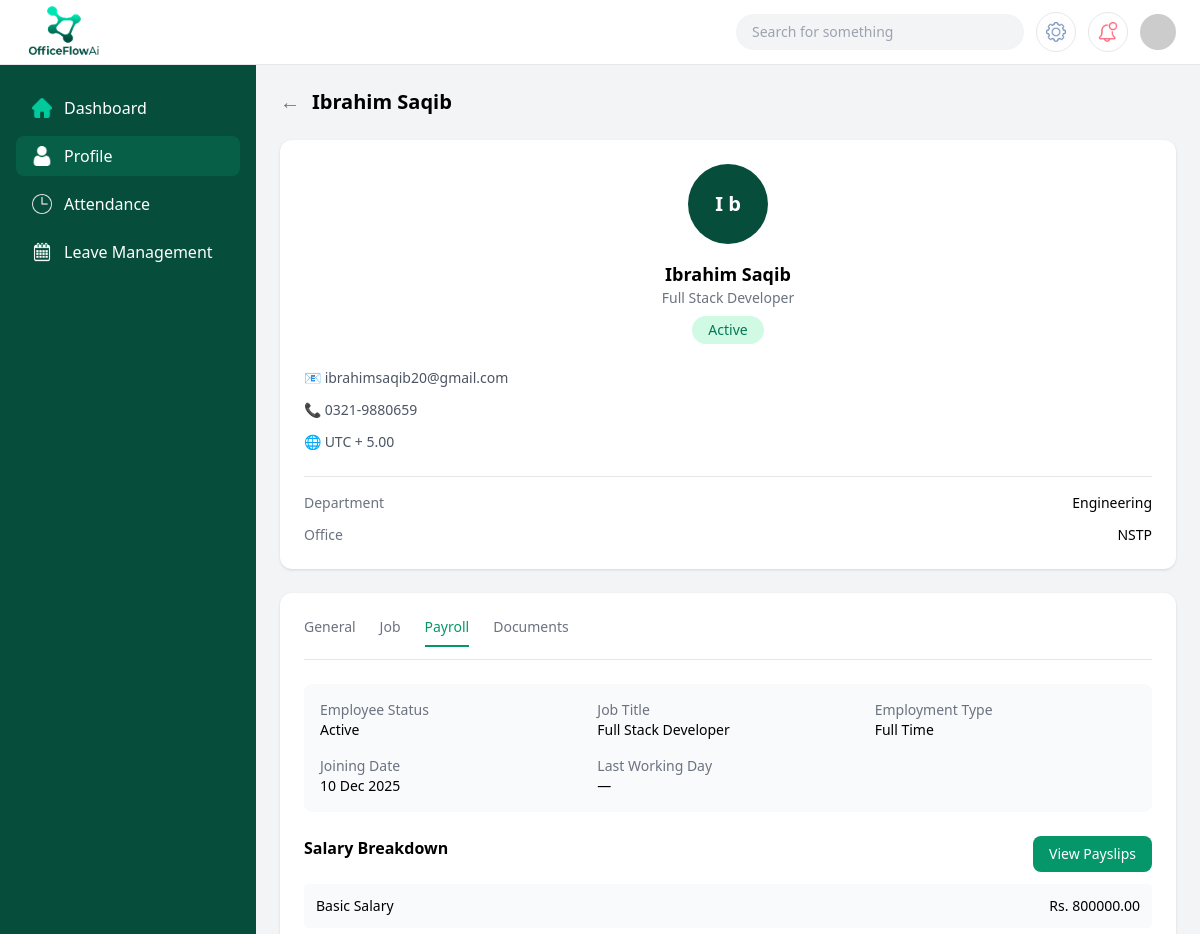
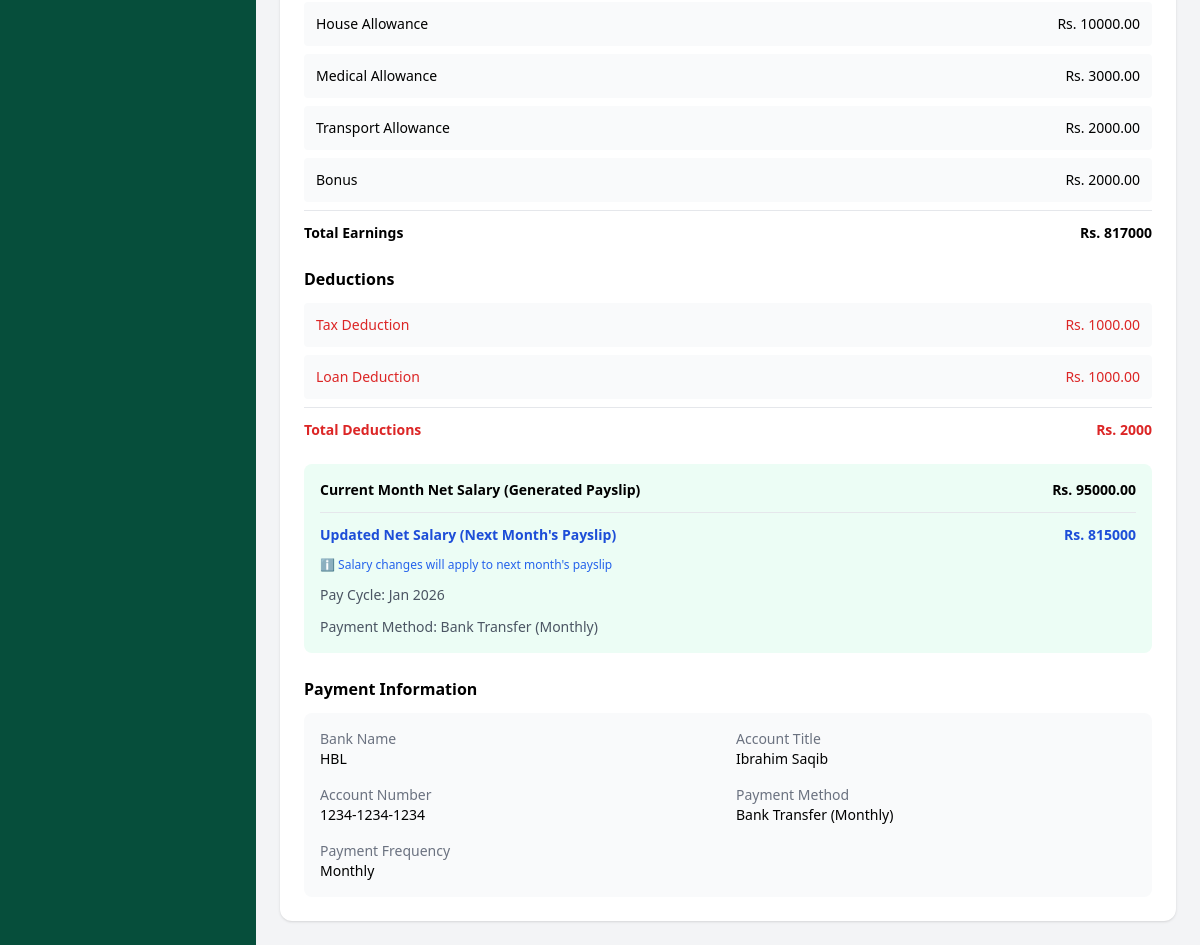
The app's page /employees/EMP-01/payroll/ (signed in) with its own data (2 pictures, top to bottom).
### core/models.py (models this page shows)
class EmployeeProfile(models.Model):
    user = models.OneToOneField(User, on_delete=models.CASCADE)
    employee_id = models.CharField(max_length=20, unique=True)
    department = models.CharField(
        max_length=30,
        choices=[
            ('ENGINEERING', 'Engineering'),
            ('PROCUREMENT', 'Procurement'),
            ('FINANCE', 'Finance'),
            ('CONSTRUCTION', 'Construction'),
            ('HSE', 'HSE'),
        ]
    )
    job_title = models.CharField(max_length=100)
    office = models.CharField(max_length=100, blank=True)
    employment_type = models.CharField(
        max_length=20,
        choices=[
            ('FULL_TIME', 'Full Time'),
            ('PART_TIME', 'Part Time'),
            ('CONTRACT', 'Contract'),
        ]
    )
    status = models.CharField(
        max_length=20,
        choices=[
            ('ACTIVE', 'Active'),
            ('INACTIVE', 'Inactive'),
            ('TERMINATED', 'Terminated'),
        ],
        default='ACTIVE'
    )
    join_date = models.DateField()
    exit_date = models.DateField(null=True, blank=True)
    created_at = models.DateTimeField(auto_now_add=True)

class EmployeePersonalInfo(models.Model):
    employee = models.OneToOneField(EmployeeProfile, on_delete=models.CASCADE)
    full_name = models.CharField(max_length=150)
    gender = models.CharField(
        max_length=10,
        choices=[('MALE','Male'), ('FEMALE','Female'), ('OTHER','Other')]
    )
    date_of_birth = models.DateField()
    marital_status = models.CharField(max_length=20)
    email = models.EmailField()
    phone_number = models.CharField(max_length=20)
    personal_id = models.CharField(max_length=50)  # CNIC / Passport
    emergency_contact = models.CharField(max_length=20)
    timezone = models.CharField(max_length=50, default='UTC+5')

class SalaryComponent(models.Model):
    COMPONENT_TYPE = [
        ('EARNING', 'Earning'),
        ('DEDUCTION', 'Deduction'),
    ]
    employee = models.ForeignKey(EmployeeProfile, on_delete=models.CASCADE)
    name = models.CharField(max_length=100)
    amount = models.DecimalField(max_digits=10, decimal_places=2)
    component_type = models.CharField(max_length=10, choices=COMPONENT_TYPE)

class Payroll(models.Model):
    employee = models.ForeignKey(EmployeeProfile, on_delete=models.CASCADE)
    period_start = models.DateField()
    period_end = models.DateField()
    total_earnings = models.DecimalField(max_digits=10, decimal_places=2)
    total_deductions = models.DecimalField(max_digits=10, decimal_places=2)
    net_salary = models.DecimalField(max_digits=10, decimal_places=2)
    payment_method = models.CharField(max_length=50)
    payment_date = models.DateField()
    created_at = models.DateTimeField(auto_now_add=True)

class BankDetail(models.Model):
    employee = models.OneToOneField(EmployeeProfile, on_delete=models.CASCADE)
    bank_name = models.CharField(max_length=100)
    account_title = models.CharField(max_length=100)
    account_number = models.CharField(max_length=50)
    iban = models.CharField(max_length=50)
    payment_frequency = models.CharField(
        max_length=20,
        choices=[('MONTHLY','Monthly'), ('WEEKLY','Weekly')]
    )

### core/views.py (the view)
def employee_payroll_view(request, employee_id):
    if not can_access_employee(request.user, employee_id):
        messages.error(request, "You don't have permission to access this page.")
        return redirect("login")
    employee = _get_employee_or_404(employee_id)
    earnings = SalaryComponent.objects.filter(employee=employee, component_type="EARNING")
    deductions = SalaryComponent.objects.filter(employee=employee, component_type="DEDUCTION")
    bank = getattr(employee, "bankdetail", None)
    _ensure_current_month_payroll(employee)
    payroll_history = Payroll.objects.filter(employee=employee).order_by("-payment_date")
    last_pay = payroll_history.first()
    from django.db.models import Sum
    earnings_total = earnings.aggregate(total=Sum("amount"))["total"] or 0
    deductions_total = deductions.aggregate(total=Sum("amount"))["total"] or 0
    calculated_net_salary = earnings_total - deductions_total
    context = {
        "employee": employee,
        "earnings": earnings,
        "deductions": deductions,
        "bank": bank,
        "payroll_history": payroll_history,
        "last_pay": last_pay,
        "earnings_total": earnings_total,
        "deductions_total": deductions_total,
        "calculated_net_salary": calculated_net_salary,
    }
    return render(request, "employeePages/employee3.html", context)

### core/templates/employeePages/employee3.html (shortened to what this page needs)
{% load static %}
<!DOCTYPE html>
<html lang="en">
  <head>
    <script src="https://cdn.tailwindcss.com"></script>
  </head>
  <body class="bg-gray-100">
    <header class="fixed top-0 left-0 right-0 z-50 bg-white border-b">
      <div class="flex items-center justify-between px-6 h-16">
        <img
          src="{% static 'assets/img/brand/OfficeFlowAi.png' %}"
          class="h-20 w-20"
          alt="OfficeFlowAi Logo"
        />
        <div class="flex items-center gap-3">
          <div
            class="hidden md:flex items-center bg-gray-100 rounded-full px-4 py-2 w-72"
          >
            <input
              type="text"
              placeholder="Search for something"
              class="bg-transparent outline-none text-sm w-full"
            />
          </div>
          <button
            class="w-10 h-10 flex items-center justify-center border rounded-full"
          >
            <img
              src="{% static 'assets/img/icons/common/settings 1.png' %}"
              class="w-5"
              alt="Settings"
            />
          </button>
          <button
            class="w-10 h-10 flex items-center justify-center border rounded-full"
          >
            <img
              src="{% static 'assets/img/icons/common/002-notification-1.png' %}"
              class="w-5"
              alt="Notifications"
            />
          </button>
          <img
            src="https://i.pravatar.cc/40"
            class="w-9 h-9 rounded-full"
            alt="User Avatar"
          />
        </div>
      </div>
    </header>
    <div class="flex pt-16">
      <aside
        class="hidden lg:block w-64 bg-emerald-900 min-h-screen fixed text-white"
      >
        <nav class="px-4 py-6 space-y-2">
          <a
            href="{% url 'employee_dashboard' employee.employee_id %}"
            class="flex items-center gap-3 px-4 py-2 rounded-lg hover:bg-emerald-800"
          >
            <img
              src="{% static 'assets/img/icons/common/home 2.png' %}"
              class="w-5"
              alt="Dashboard"
            />
            Dashboard
          </a>
          <a
            href="{% url 'employee_general' employee.employee_id %}"
            class="flex items-center gap-3 px-4 py-2 rounded-lg bg-emerald-800"
          >
            <img
              src="{% static 'assets/img/icons/common/user 3 1.png' %}"
              class="w-5"
              alt="Employees"
            />
            Profile
          </a>
          <a
            href="{% url 'employee_attendance' employee.employee_id %}"
            class="flex items-center gap-3 px-4 py-2 rounded-lg hover:bg-emerald-800"
          >
            <img
              src="{% static 'assets/img/icons/common/clock.png' %}"
              class="w-5 filter invert"
              alt="Attendance"
            />
            Attendance
          </a>
          <a
            class="flex items-center gap-3 px-4 py-2 rounded-lg hover:bg-emerald-800"
          >
            <img
              src="{% static 'assets/img/icons/common/calendar.png' %}"
              class="w-5"
              alt="Leave Management"
            />
            Leave Management
          </a>
        </nav>
      </aside>
      <main class="flex-1 lg:ml-64 p-6">
        <div class="flex items-center gap-3 mb-6">
          <button class="text-gray-500 text-xl" onclick="history.back()">
            &#8592;
          </button>
          <h1 class="text-xl font-semibold">
            {{ employee.employeepersonalinfo.full_name }}
          </h1>
        </div>
        <div class="grid grid-cols-1 xl:grid-cols-3 gap-6">
          <div class="bg-white rounded-xl shadow p-6 self-start">
            <div class="flex flex-col items-center text-center">
              <div
                class="w-20 h-20 rounded-full flex items-center justify-center text-xl font-semibold text-white mb-4"
                style="background-color: #064e3b"
              >
                {{ employee.employeepersonalinfo.full_name|slice:":1" }}
                {{employee.employeepersonalinfo.full_name|slice:"1:2" }}
              </div>
              <h2 class="font-semibold text-lg">
                {{ employee.employeepersonalinfo.full_name }}
              </h2>
              <p class="text-sm text-gray-500">{{ employee.job_title }}</p>
              <span
                class="mt-2 px-4 py-1 text-sm bg-emerald-100 text-emerald-700 rounded-full"
                >{{ employee.get_status_display }}</span
              >
            </div>
            <div class="mt-6 space-y-3 text-sm text-gray-600">
              <div>📧 {{ employee.employeepersonalinfo.email }}</div>
              <div>📞 {{ employee.employeepersonalinfo.phone_number }}</div>
              <div>🌐 {{ employee.employeepersonalinfo.timezone }}</div>
            </div>
            <div class="border-t mt-6 pt-4 space-y-3 text-sm">
              <div class="flex justify-between">
                <span class="text-gray-500">Department</span>
                <span class="font-medium"
                  >{{employee.get_department_display|default:employee.department}}</span
                >
              </div>
              <div class="flex justify-between">
                <span class="text-gray-500">Office</span>
                <span class="font-medium">{{ employee.office }}</span>
              </div>
            </div>
          </div>
          <div class="xl:col-span-2 bg-white rounded-xl shadow p-6 space-y-6">
            <div class="border-b pb-3 flex gap-6 text-sm font-medium">
              <a
                href="{% url 'employee_general' employee.employee_id %}"
                class="text-gray-500"
                >General</a
              >
              <a
                href="{% url 'employee_job' employee.employee_id %}"
                class="text-gray-500"
                >Job</a
              >
              <span class="text-emerald-600 border-b-2 border-emerald-600 pb-2"
                >Payroll</span
              >
              <a
                href="{% url 'employee_documents' employee.employee_id %}"
                class="text-gray-500"
                >Documents</a
              >
            </div>
            <div
              class="grid grid-cols-1 md:grid-cols-3 gap-4 text-sm bg-gray-50 p-4 rounded-lg"
            >
              <div>
                <p class="text-gray-500">Employee Status</p>
                <p class="font-medium">{{ employee.get_status_display }}</p>
              </div>
              <div>
                <p class="text-gray-500">Job Title</p>
                <p class="font-medium">{{ employee.job_title }}</p>
              </div>
              <div>
                <p class="text-gray-500">Employment Type</p>
                <p class="font-medium">
                  {{ employee.get_employment_type_display }}
                </p>
              </div>
              <div>
                <p class="text-gray-500">Joining Date</p>
                <p class="font-medium">{{ employee.join_date|date:'d M Y' }}</p>
              </div>
              <div>
                <p class="text-gray-500">Last Working Day</p>
                <p class="font-medium">
                  {{ employee.exit_date|date:'d M Y'|default:'—' }}
                </p>
              </div>
            </div>
            <div>
              <div class="flex justify-between mb-3">
                <h3 class="font-semibold">Salary Breakdown</h3>
                <div class="flex gap-4 items-center">
                  <a
                    href="{% url 'employee_payslip_list' employee.employee_id %}"
                    class="bg-emerald-600 text-white px-4 py-2 rounded-lg text-sm inline-flex items-center"
                  >
                    View Payslips
                  </a>
                </div>
              </div>
              <div class="space-y-2 text-sm">
                {% for e in earnings %}
                <div class="flex justify-between bg-gray-50 p-3 rounded">
                  <span>{{ e.name }}</span><span>Rs. {{ e.amount }}</span>
                </div>
                {% empty %}
                <div class="flex justify-between bg-gray-50 p-3 rounded">
                  <span>No earnings defined</span><span>-</span>
                </div>
                {% endfor %}
                <div class="flex justify-between font-semibold border-t pt-3">
                  <span>Total Earnings</span
                  ><span>Rs. {{ earnings_total }}</span>
                </div>
              </div>
            </div>
            <div>
              <h3 class="font-semibold mb-3">Deductions</h3>
              <div class="space-y-2 text-sm">
                {% for d in deductions %}
                <div
                  class="flex justify-between bg-gray-50 p-3 rounded text-red-600"
                >
                  <span>{{ d.name }}</span><span>Rs. {{ d.amount }}</span>
                </div>
                {% empty %}
                <div
                  class="flex justify-between bg-gray-50 p-3 rounded text-red-600"
                >
                  <span>No deductions defined</span><span>-</span>
                </div>
                {% endfor %}
                <div
                  class="flex justify-between font-semibold border-t pt-3 text-red-600"
                >
                  <span>Total Deductions</span
                  ><span>Rs. {{ deductions_total }}</span>
                </div>
              </div>
            </div>
            <div class="bg-emerald-50 p-4 rounded-lg text-sm space-y-3">
              <div class="flex justify-between font-semibold">
                <span>Current Month Net Salary (Generated Payslip)</span>
                <span>
                  {% if last_pay %} Rs. {{ last_pay.net_salary }} {% else %} Rs.
                  0 {% endif %}
                </span>
              </div>
              {% if calculated_net_salary != last_pay.net_salary %}
              <div
                class="flex justify-between font-semibold text-blue-700 border-t pt-3"
              >
                <span>Updated Net Salary (Next Month's Payslip)</span>
                <span>Rs. {{ calculated_net_salary }}</span>
              </div>
              <p class="text-xs text-blue-600">
                ℹ️ Salary changes will apply to next month's payslip
              </p>
              {% endif %}
              <p class="text-gray-600">Pay Cycle: {% now "M Y" %}</p>
              <p class="text-gray-600">
                Payment Method: {% if last_pay %} {{ last_pay.payment_method }}
                {% else %} - {% endif %}
              </p>
            </div>
            <div>
              <h3 class="font-semibold mb-3">Payment Information</h3>
              <div
                class="grid grid-cols-1 md:grid-cols-2 gap-4 text-sm bg-gray-50 p-4 rounded-lg"
              >
                <div>
                  <p class="text-gray-500">Bank Name</p>
                  <p class="font-medium">{{ bank.bank_name }}</p>
                </div>
                <div>
                  <p class="text-gray-500">Account Title</p>
                  <p class="font-medium">{{ bank.account_title }}</p>
                </div>
                <div>
                  <p class="text-gray-500">Account Number</p>
                  <p class="font-medium">{{ bank.account_number }}</p>
                </div>
                <div>
                  <p class="text-gray-500">Payment Method</p>
                  <p class="font-medium">
                    {% if last_pay %} {{ last_pay.payment_method }} {% else %} -
                    {% endif %}
                  </p>
                </div>
                <div>
                  <p class="text-gray-500">Payment Frequency</p>
                  <p class="font-medium">
                    {{ bank.get_payment_frequency_display }}
                  </p>
                </div>
              </div>
            </div>
          </div>
        </div>
      </main>
    </div>
  </body>
</html>

### records on screen
EmployeeProfile: employeepersonalinfo.full_name "Ibrahim Saqib", employeepersonalinfo.full_name "I", employeepersonalinfo.full_name "b", job_title "Full Stack Developer", status "Active", employeepersonalinfo.email "ibrahimsaqib20@gmail.com", employeepersonalinfo.phone_number "0321-9880659", employeepersonalinfo.timezone "UTC + 5.00", department "Engineering", office "NSTP", employment_type "Full Time", join_date "10 Dec 2025", exit_date "—"
SalaryComponent: name "Basic Salary", amount "800000.00"
SalaryComponent: name "House Allowance", amount "10000.00"
SalaryComponent: name "Medical Allowance", amount "3000.00"
SalaryComponent: name "Transport Allowance", amount "2000.00"
SalaryComponent: name "Bonus", amount "2000.00"
SalaryComponent: name "Tax Deduction", amount "1000.00"
SalaryComponent: name "Loan Deduction", amount "1000.00"
Payroll: net_salary "95000.00", payment_method "Bank Transfer (Monthly)"
BankDetail: bank_name "HBL", account_title "Ibrahim Saqib", account_number "1234-1234-1234", payment_frequency "Monthly"

### other values on screen
{{ earnings_total }} "817000"
{{ deductions_total }} "2000"
{{ calculated_net_salary }} "815000"
